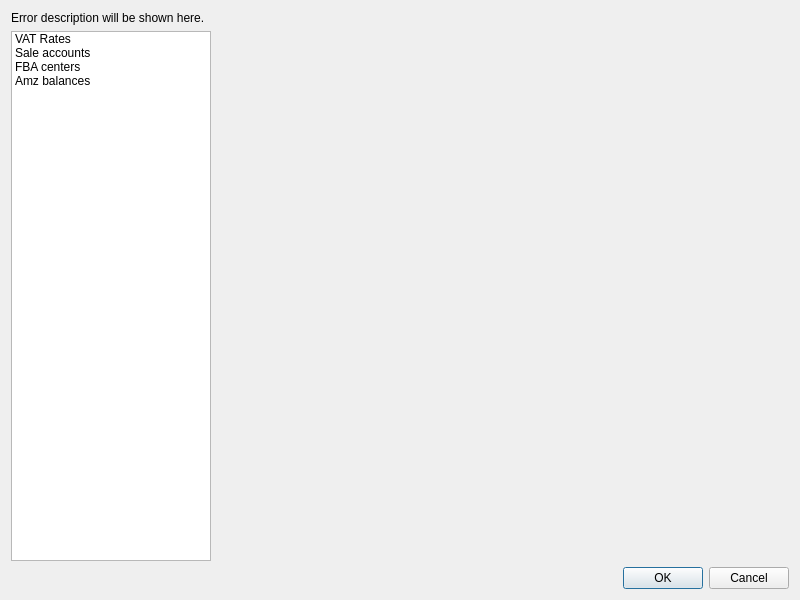
<?xml version="1.0" encoding="UTF-8"?>
<ui version="4.0">
 <class>DialogVatParams</class>
 <widget class="QDialog" name="DialogVatParams">
  <property name="geometry">
   <rect>
    <x>0</x>
    <y>0</y>
    <width>800</width>
    <height>600</height>
   </rect>
  </property>
  <property name="windowTitle">
   <string>VAT Parameters</string>
  </property>
  <layout class="QVBoxLayout" name="verticalLayout">
   <item>
    <widget class="QLabel" name="labelErrorDescription">
     <property name="text">
      <string>Error description will be shown here.</string>
     </property>
     <property name="wordWrap">
      <bool>true</bool>
     </property>
    </widget>
   </item>
   <item>
    <layout class="QHBoxLayout" name="horizontalLayout">
     <item>
      <widget class="QListWidget" name="tableNavigation">
       <property name="maximumSize">
        <size>
         <width>200</width>
         <height>16777215</height>
        </size>
       </property>
       <property name="editTriggers">
        <set>QAbstractItemView::NoEditTriggers</set>
       </property>
       <item>
        <property name="text">
         <string>VAT Rates</string>
        </property>
       </item>
       <item>
        <property name="text">
         <string>Sale accounts</string>
        </property>
       </item>
       <item>
        <property name="text">
         <string>FBA centers</string>
        </property>
       </item>
       <item>
        <property name="text">
         <string>Amz balances</string>
        </property>
       </item>
      </widget>
     </item>
     <item>
      <widget class="QStackedWidget" name="stackedWidget">
       <property name="currentIndex">
        <number>-1</number>
       </property>
      </widget>
     </item>
    </layout>
   </item>
   <item>
    <widget class="QDialogButtonBox" name="buttonBox">
     <property name="orientation">
      <enum>Qt::Horizontal</enum>
     </property>
     <property name="standardButtons">
      <set>QDialogButtonBox::Cancel|QDialogButtonBox::Ok</set>
     </property>
    </widget>
   </item>
  </layout>
 </widget>
 <resources/>
 <connections>
  <connection>
   <sender>tableNavigation</sender>
   <signal>currentRowChanged(int)</signal>
   <receiver>stackedWidget</receiver>
   <slot>setCurrentIndex(int)</slot>
   <hints>
    <hint type="sourcelabel">
     <x>133</x>
     <y>199</y>
    </hint>
    <hint type="destinationlabel">
     <x>620</x>
     <y>204</y>
    </hint>
   </hints>
  </connection>
 </connections>
</ui>
